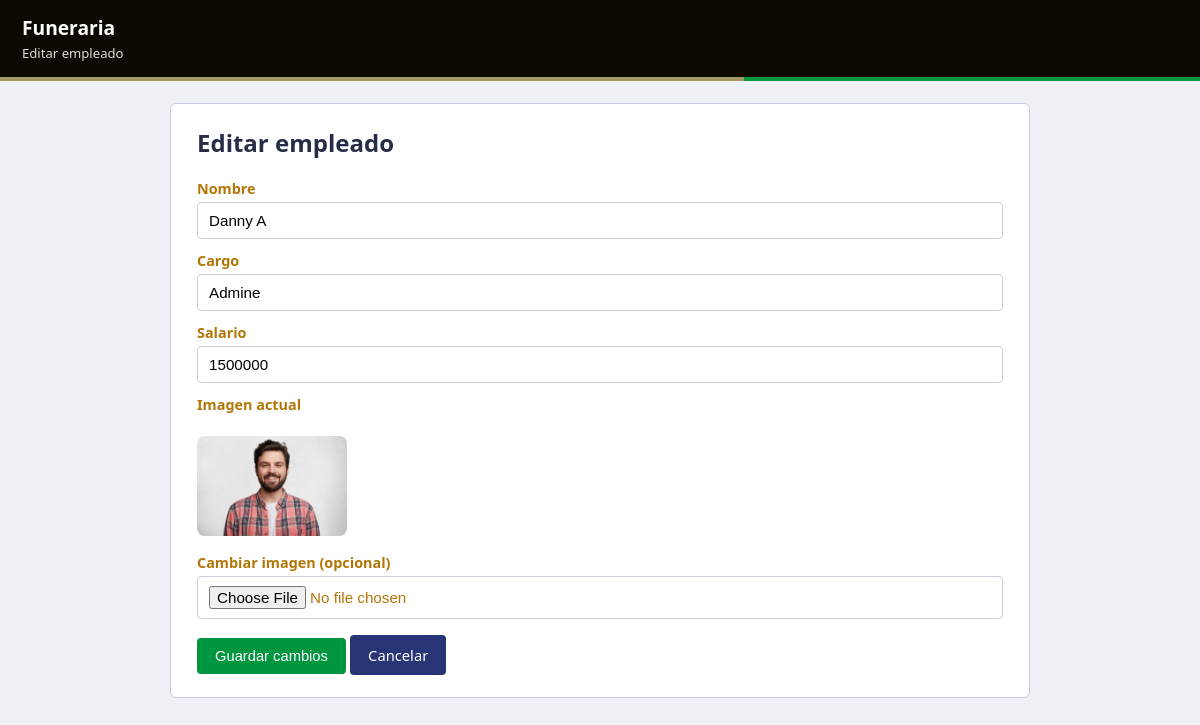
/empleados/editar.php?id=5, run on the app's committed database.
### tables this page shows
CREATE TABLE empleados (
  id       INTEGER PRIMARY KEY AUTOINCREMENT,
  nombre   TEXT NOT NULL,
  cargo    TEXT NOT NULL,
  salario  REAL NOT NULL,
  foto   TEXT
);

### empleados/editar.php (the view, shortened to what this page needs)
<?php
require '../config.php';
$id = $_GET['id'];
$stmt = $pdo->prepare("SELECT * FROM empleados WHERE id = :id");
$stmt->execute(['id' => $id]);
$r = $stmt->fetch(PDO::FETCH_ASSOC);
?>
<!DOCTYPE html>
<html lang="es">
<head><meta charset="utf-8"><title>Editar empleado</title>
<link rel="stylesheet" href="../css/estilos.css"></head>
<body>
  <div class="barra"><h1>Funeraria</h1><span>Editar empleado</span></div>
  <div class="franja"></div>
  <div class="contenedor">
    <h2>Editar empleado</h2>
    <form method="post" action="editar.php" enctype="multipart/form-data">
      <label for="nombre">Nombre</label>
      <input type="text" id="nombre" name="nombre"
             value="<?php echo htmlspecialchars($r['nombre']); ?>" required>
      <label for="cargo">Cargo</label>
      <input type="text" id="cargo" name="cargo"
             value="<?php echo htmlspecialchars($r['cargo']); ?>" required>
      <label for="salario">Salario</label>
      <input type="number" id="salario" name="salario" step="1" min="0"
             value="<?php echo htmlspecialchars($r['salario']); ?>" required>
      <label>Imagen actual</label><br>
      <?php if (!empty($r['foto'])): ?>
        <img src="<?php echo htmlspecialchars($r['foto']); ?>"
             alt="Foto de <?php echo htmlspecialchars($r['nombre']); ?>"
             style="max-width:150px; border-radius:8px;">
      <?php else: ?>
        <p>Sin imagen</p>
      <?php endif; ?>
      <br>
      <label for="foto">Cambiar imagen (opcional)</label>
      <input type="file" id="foto" name="foto"
             accept="image/jpeg,image/png,image/webp">
      <br><button type="submit">Guardar cambios</button>
      <a class="boton boton-azul" href="index.php">Cancelar</a>
    </form>
  </div>
</body>
</html>

### css/estilos.css (style rules this page uses)
* { box-sizing: border-box; }
body { font-family: "Segoe UI", Arial, sans-serif; background: #eef1f6; color: #b37606; margin: 0; }
.barra { background: #0e0901; color: #fff; padding: 14px 22px; }
.barra h1 { margin: 0; font-size: 1.2rem; }
.barra span { font-size: .82rem; opacity: .85; }
.franja { height: 4px; background: linear-gradient(90deg, #a39763 0 62%, #00963f 62% 100%); }
.contenedor { max-width: 860px; margin: 22px auto; background: #fff; padding: 22px 26px; border-radius: 6px; border: 1px solid #c8cee0; }
h2 { color: #282d47; margin-top: 0; }
label { display: block; margin-top: 12px; font-weight: 600; font-size: .9rem; }
input { width: 100%; padding: 9px 11px; margin-top: 4px; border: 1px solid #c8cee0; border-radius: 4px; font-size: .95rem; }
.boton, button { display: inline-block; margin-top: 16px; padding: 10px 18px; background: #00963f; color: #fff; border: 0; border-radius: 4px; text-decoration: none; font-size: .92rem; cursor: pointer; }
.boton-azul { background: #273475; }

### data on the page
empleados: nombre "Danny A", cargo "Admine", salario "1500000", foto (picture)
